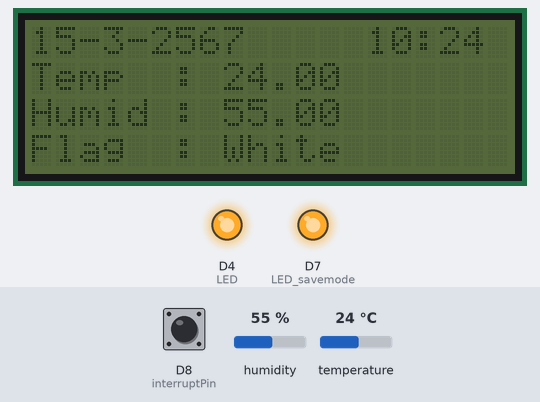
A sketch run on a simulated ESP8266 (NodeMCU). Shown: 20×4 character LCD, output pins drawn as LEDs (lit = HIGH). The test bench sets the inputs (shaded band); at power-on: D8 (interruptPin) LOW, temperature 24 °C, humidity 55 %. WiFi joins after 1.5 s; servers stay silent unless stated; the local clock reads 2024-03-15 10:24:30 at power-on unless the sketch sets it; the Firebase database answers and starts empty; what the sketch prints to the serial monitor is not drawn.

Above: at 1.2 s.
1.3 s: D8 (interruptPin) pulled HIGH for 2.55 s
At 5.2 s:
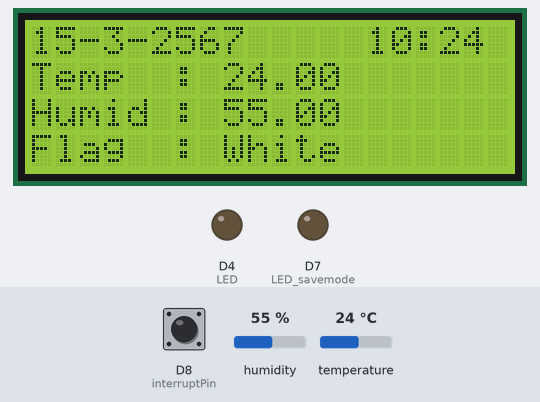
7.3 s: temperature set to 28 °C
At 8.7 s:
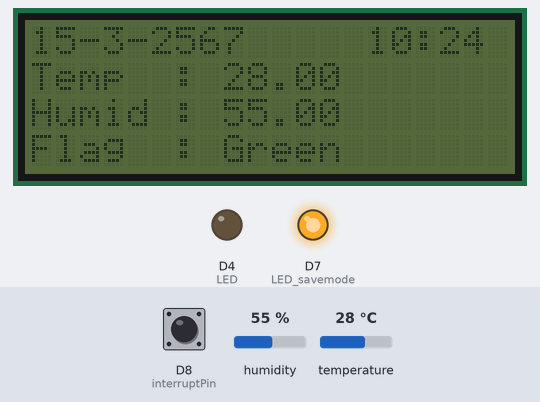
10.2 s: humidity set to 88 %
16.5 s: temperature set to 33 °C
At 18.7 s:
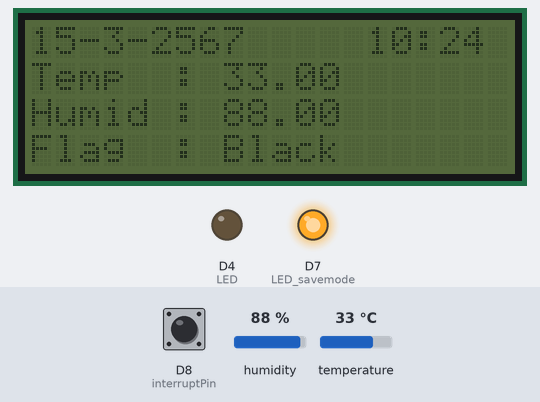
19.4 s: humidity set to 40 %
At 20.7 s:
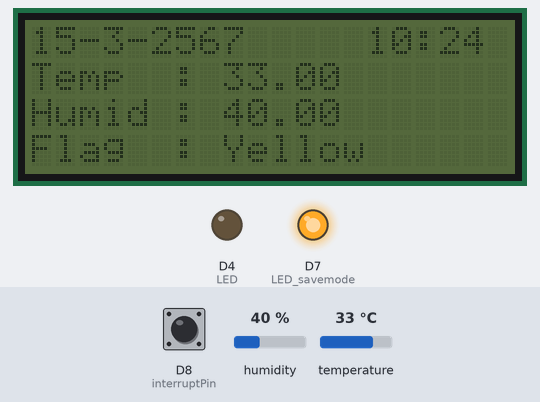
22.3 s: D8 (interruptPin) pulled HIGH for 2.55 s
At 26.0 s:
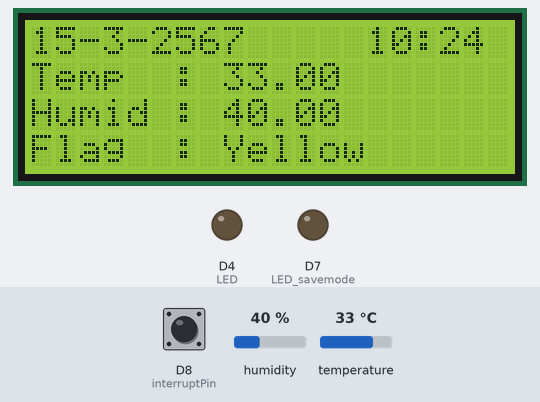
Timing chart, 0 to 32.2 s (numbered marks = the images above; inputs shaded):
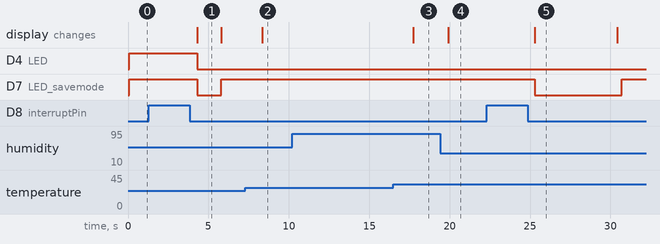

The sketch:

v1_auto_connect_DHT_time_12c_switch_firebase.ino
```cpp
/*D4 <---> LED_online<-->3V
 *DHT22<-->D6
 *SWITCH<-->D8 //GPIO 15 touch switch
 *SCL<-->D1
 *SDA<-->D2
 *LED_online<-->D4  //yellow
 *LED_LED_savemode<-->D7;   //blue
*/


#include <ESP8266WiFi.h>          //https://github.com/esp8266/Arduino
#include <DNSServer.h>
#include <ESP8266WebServer.h>
#include "WiFiManager.h"         //https://github.com/tzapu/WiFiManager
#include "DHT.h"
#include <time.h>
#include <LiquidCrystal_I2C.h>
#include <FirebaseArduino.h>

#define DHTPIN D6
#define DHTTYPE DHT22
#define FIREBASE_HOST "humidtemp-59706.firebaseio.com"
#define FIREBASE_AUTH "i0FITeXlp0SgwgubVa580b3Zy42KX0Lw1FXDV3rB"   //Database Secret

DHT dht(DHTPIN, DHTTYPE);
std::unique_ptr<ESP8266WebServer> server;
LiquidCrystal_I2C lcd(0x27, 20, 4);

const int interruptPin = 15;// 0; //GPIO 0 (Flash Button)
const int LED=2;   //On board blue LED
const int LED_online=D4;    //16;   //D0 led out
const int LED_savemode=D7;
long time_start,time_stop;
int sta=1;
int pub=0;
float iHumid=0,iTemp=0;

float temp,humid,hic;
String flag,water;
int train,rest,b;
unsigned long timeUpdateLog = 0;
unsigned long timeUpdateData = 0;
unsigned long timeBacklight = 0;

int timezone = 7 * 3600;                    //ตั้งค่า TimeZone ตามเวลาประเทศไทย
int dst = 0;
time_t now = time(nullptr);
struct tm* newtime = localtime(&now);
String tmpNow = "";

void handleRoot() {
  server->send(200, "text/plain", "hello from esp8266!");
}

void handleNotFound() {
  String message = "File Not Found\n\n";
  message += "URI: ";
  message += server->uri();
  message += "\nMethod: ";
  message += (server->method() == HTTP_GET) ? "GET" : "POST";
  message += "\nArguments: ";
  message += server->args();
  message += "\n";
  for (uint8_t i = 0; i < server->args(); i++) {
    message += " " + server->argName(i) + ": " + server->arg(i) + "\n";
  }
  server->send(404, "text/plain", message);
}

void setup() {

  Serial.begin(115200);
  dht.begin();
  lcd.begin();
  Firebase.begin(FIREBASE_HOST, FIREBASE_AUTH);

  pinMode(LED,OUTPUT);
  pinMode(LED_online,OUTPUT);  //led out
  pinMode(LED_savemode,OUTPUT);  //led out
  pinMode(interruptPin, INPUT);
  pinMode(14, INPUT);  //touch switch
  attachInterrupt(digitalPinToInterrupt(interruptPin), handleInterrupt, RISING);
  digitalWrite(LED,HIGH); //LED off
  digitalWrite(LED_online,HIGH); //LED off
  digitalWrite(LED_savemode,HIGH); //LED off


  configTime(timezone, dst, "pool.ntp.org", "time.nist.gov");     //ดึงเวลาจาก Server
    Serial.println("\nWaiting for time");
    while (!time(nullptr)) {
      Serial.print(".");
      delay(1000);
    }
    Serial.println("");
    lcd.noBacklight();

}

void loop() {
  if(sta==1){
    Serial.println("loop");
    //--------------------------------
    calTemp();
    pubLCD();
    Serial.print("timeLog: ");
    Serial.print(timeLog());


    //--------------------------------
  }
  else{
    Serial.println("save mode");
    WiFiManager wifiManager;
    //wifiManager.resetSettings();
    wifiManager.autoConnect("HumidTempA01");

    //if you get here you have connected to the WiFi
    Serial.println("connected...yeey :)");
    sta = 1;
    digitalWrite(LED,HIGH); //LED off
    digitalWrite(LED_savemode,HIGH); //LED off

    }
  //check connection
  if(WiFi.status() == WL_CONNECTED){
    Serial.println("connecte");
    digitalWrite(LED_online,LOW); //LED on

    if(millis()-timeUpdateLog >= 10000){        //time update log firebase 1 min
      timeUpdateLog = millis();
      pubFirebase("A03",0);     //unit_id: A01,A02,A03,.. , float r: random val to make temp for another unit
      pubFirebase("A01",0.8);
      pubFirebase("A02",0.3);
      pubFirebase("A04",-0.3);
    }

    if(millis()-timeUpdateData >= 60000){        //time update log firebase 1 min
      timeUpdateData = millis();
      logFirebase("A03",0);
      logFirebase("A01",0.8);
      logFirebase("A02",0.3);
      logFirebase("A04",-0.3);
    }


  }
  else{
    Serial.println("NOT connected");
    digitalWrite(LED_online,HIGH); //LED off
  }
  //--------------------------
   if(b==1){
    if(millis()-timeBacklight >= 3000){        //time update log firebase 1 min
      timeBacklight = millis();
      lcd.noBacklight();
      b = 0;
    }
  }
  //---------------------------
  delay(300);   //time update current firebase 5sec

}

void handleInterrupt() {
    Serial.println("Interrupt Detected");
    lcd.backlight();
    b = 1;

    if(sta==0){   //out from save mode
      sta = 1;
      digitalWrite(LED,HIGH); //LED off
      digitalWrite(LED_savemode,HIGH); //LED off
      Serial.println("OUT from save mode");
      ESP.reset();

    }
    else{   //to savemode
      time_start = millis();
      while(digitalRead(interruptPin)==1){
        if(millis()-time_start > 3000){
           Serial.println("save mode");
           sta = 0;
           digitalWrite(LED,LOW); //LED on
           digitalWrite(LED_savemode,LOW); //LED on
           break;
        }
      }
    }
}

void calTemp(){

  float humidX = dht.readHumidity();
  float tempX = dht.readTemperature();


  if (isnan(humidX) || isnan(tempX)) {
    Serial.println("Failed to read from DHT sensor!");

  }
  else{
    humid = humidX + iHumid;
    temp = tempX + iTemp;
  }

  hic = dht.computeHeatIndex(temp, humid, false);

  if(hic < 27){       flag = "White";   water = "1/2"; train = 60; rest = 0; }
  else if(hic <= 32){ flag = "Green";   water = "1/2"; train = 50; rest = 10; }
  else if(hic <= 39){ flag = "Yellow";  water = "1";   train = 45; rest = 15; }
  else if(hic <= 51){ flag = "Red";     water = "1";   train = 30; rest = 30; }
  else {              flag = "Black";   water = "1";   train = 20; rest = 40; }


  Serial.print("Humidity: ");
  Serial.print(humid);
  Serial.print(" %\t");
  Serial.print("Temperature: ");
  Serial.print(temp);
  Serial.print(" *C ");
  Serial.print("Heat index: ");
  Serial.print(hic);
  Serial.print(" *C ");
  Serial.print(" %\n");
  Serial.println(flag);
  Serial.println(water);
  Serial.println(train);
  Serial.println(rest);

}

void pubLCD(){
  lcd.clear();
  Serial.println(NowString() + " "+ NowString2()); lcd.setCursor(0, 0); lcd.print(NowString2() + "     " + NowString());
  Serial.print("Temp: ");    Serial.print(temp);   lcd.setCursor(0, 1); lcd.print("Temp  : "); lcd.print(temp);
  Serial.print("\tHumid: "); Serial.print(humid);  lcd.setCursor(0, 2); lcd.print("Humid : "); lcd.print(humid);
  Serial.print("\tFlag: ");  Serial.print(flag);   lcd.setCursor(0, 3); lcd.print("Flag  : "); lcd.print(flag);

}
String NowString() {

  now = time(nullptr);
  tm* newtime = localtime(&now);
  tmpNow = "";
  tmpNow += String(newtime->tm_hour);
  tmpNow += ":";

  int t = int(newtime->tm_min);
  if(t < 10){
    tmpNow +="0" + String(newtime->tm_min);
  }
  else{
    tmpNow += String(newtime->tm_min);
  }

  //tmpNow += String(newtime->tm_min);

  return tmpNow;

}

String NowString2() {

  now = time(nullptr);
  tm* newtime = localtime(&now);
  tmpNow = "";
  tmpNow += String(newtime->tm_mday);
  tmpNow += "-";
  tmpNow += String(newtime->tm_mon + 1);
  tmpNow += "-";
  tmpNow += String(newtime->tm_year + 1900 + 543);
  return tmpNow;

}

String timeLog() {

  now = time(nullptr);
  tm* newtime = localtime(&now);
  tmpNow = "";
  tmpNow += String(newtime->tm_year + 1900);
  if(int(newtime->tm_mon + 1) < 10){
    tmpNow +="0" + String(newtime->tm_mon + 1);
  }
  else{
    tmpNow += String(newtime->tm_mon + 1);
  }
  if(int(newtime->tm_mday + 1) < 10){
    tmpNow +="0" + String(newtime->tm_mday + 1);
  }
  else{
    tmpNow += String(newtime->tm_mday + 1);
  }

  tmpNow += "-";
  if(int(newtime->tm_hour) < 10){
    tmpNow +="0" + String(newtime->tm_hour);
  }
  else{
    tmpNow += String(newtime->tm_hour);
  }
  tmpNow += ":";
  if(int(newtime->tm_min) < 10){
    tmpNow +="0" + String(newtime->tm_min);
  }
  else{
    tmpNow += String(newtime->tm_min);
  }
  tmpNow += ":";
  if(int(newtime->tm_sec) < 10){
    tmpNow +="0" + String(newtime->tm_sec);
  }
  else{
    tmpNow += String(newtime->tm_sec);
  }

  return tmpNow;

}

void pubFirebase(String unit_id,float r){     //unit_id: A01,A02,A03,.. , float r: random val to make temp for another unit
  //check firebase update
  pub = Firebase.getInt("ID/"+unit_id+"/Current/Pub");
  Serial.print("get Pub:  ");
  Serial.println(pub);
  if(pub == 0){
    Serial.println("Firebase NOT UPDATE..");
  }
  else{
    Serial.println("Firebase UPDATE..");
    iHumid = Firebase.getInt("ID/"+unit_id+"/Current/iHumid");
    iTemp = Firebase.getInt("ID/"+unit_id+"/Current/iTemp");
    Firebase.setInt("ID/"+unit_id+"/Current/Pub",0);
    pub = 0;

  }

  String UnitName = Firebase.getString("ID/"+unit_id+"/Current/UnitName");
  float Latitude = Firebase.getFloat("ID/"+unit_id+"/Current/Latitude");
  float Longtitude = Firebase.getFloat("ID/"+unit_id+"/Current/Longtitude");

  //Publish Firebase
  Serial.println("Publish Firebase");
  Firebase.setString("ID/"+unit_id+"/Current/DateTime", timeLog());
  Firebase.setFloat("ID/"+unit_id+"/Current/Temperature", temp+r);
  Firebase.setFloat("ID/"+unit_id+"/Current/Humid", humid+1.3*r);
  Firebase.setFloat("ID/"+unit_id+"/Current/HID", hic+0.8*r);
  Firebase.setString("ID/"+unit_id+"/Current/Flag", flag);
  Firebase.setInt("ID/"+unit_id+"/Current/Train", train);
  Firebase.setInt("ID/"+unit_id+"/Current/Rest", rest);
  Firebase.setString("ID/"+unit_id+"/Current/Water", water);
  //Firebase.setInt("ID/"+unit_id+"/Current/Latitude", latitude);
  //Firebase.setString("ID/"+unit_id+"/Current/Longtitude", longtitude);

  if (Firebase.failed()) {
      Serial.print("set /number failed:");
      Serial.println(Firebase.error());
      return;
  }

}

void logFirebase(String unit_id,float r){

     String timeStamp = timeLog();
     Firebase.setString("ID/"+unit_id+"/Log/"+timeStamp+"/DateTime", timeLog());
     Firebase.setFloat("ID/"+unit_id+"/Log/"+timeStamp+"/Temperature", temp+r);
     Firebase.setFloat("ID/"+unit_id+"/Log/"+timeStamp+"/Humid", humid+1.3*r);
     Firebase.setFloat("ID/"+unit_id+"/Log/"+timeStamp+"/HID", hic+0.8*r);
     Firebase.setString("ID/"+unit_id+"/Log/"+timeStamp+"/Flag", flag);
     Firebase.setInt("ID/"+unit_id+"/Log/"+timeStamp+"/Train", train);
     Firebase.setInt("ID/"+unit_id+"/Log/"+timeStamp+"/Rest", rest);
     Firebase.setString("ID/"+unit_id+"/Log/"+timeStamp+"/Water", water);
     //Firebase.setInt("ID/"+unit_id+"/Log/"+timeStamp+"/Latitude", latitude);
     //Firebase.setString("ID/"+unit_id+"/Log"+timeStamp+"/Longtitude", longtitude);

}
```

Measured:
- after the input at 1.3 s, D4 (LED): HIGH → LOW after 3.0 s; D7 (LED_savemode): HIGH → LOW after 3.0 s, → HIGH 1.5 s later; the display: changes after 3.0 s (image 1)
- after the input at 7.3 s, the display: changes after 1.0 s (image 2)
- after the input at 10.2 s, every drawn part: stays the same
- after the input at 16.5 s, the display: changes after 1.2 s (image 3)
- after the input at 19.4 s, the display: changes after 0.50 s (image 4)
- after the input at 22.3 s, D7 (LED_savemode): HIGH → LOW after 3.0 s, → HIGH 5.4 s later; the display: changes after 3.0 s (image 5)
- what the display in image 1 shows lasts 1.5 s, from 4.3 s to 5.8 s
